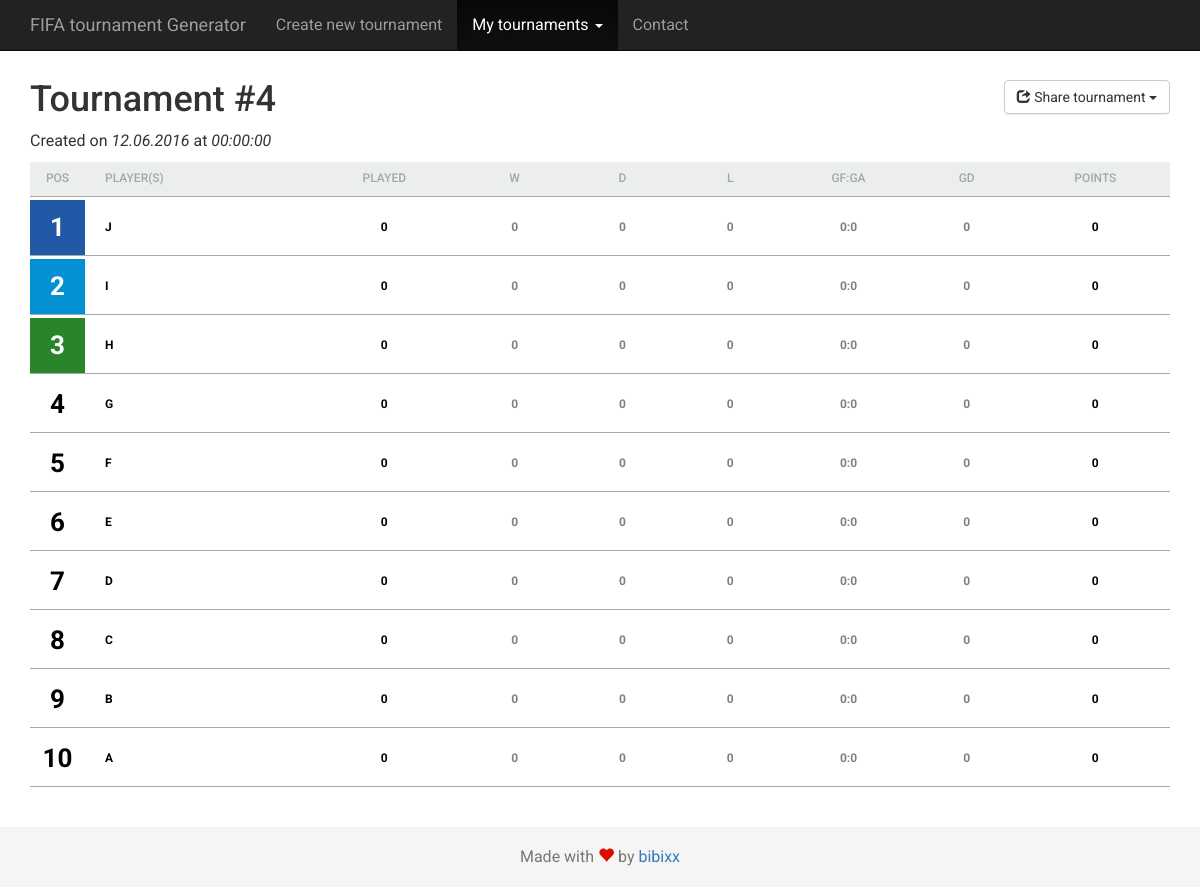
Page /tournament/table.php?id=4 on the earlier database version.
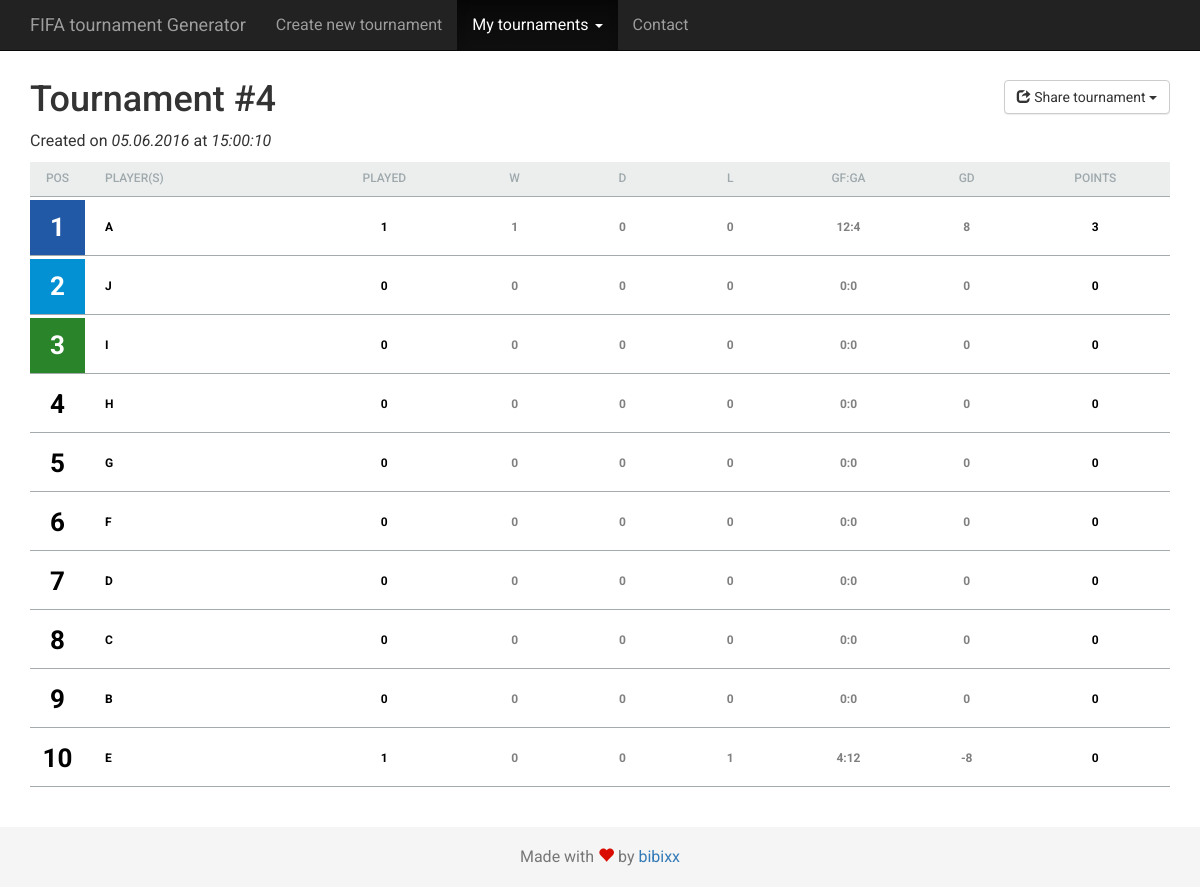
Same page on the later database version.
### tables this page shows
CREATE TABLE `tournaments` (
  `id` int(11) NOT NULL,
  `title` varchar(60) DEFAULT NULL,
  `created_at` datetime NOT NULL DEFAULT CURRENT_TIMESTAMP,
  `type` varchar(60) NOT NULL,
  `players` text NOT NULL,
  `rounds` text NOT NULL,
  `fixtures` text NOT NULL,
  `admin_token` char(6) NOT NULL
);

### tournament/table.php (the view, shortened to what this page needs)
<!DOCTYPE html>
<head>
  <link rel="stylesheet" href="https://maxcdn.bootstrapcdn.com/bootstrap/3.3.6/css/bootstrap.min.css">
  <link rel="stylesheet" href="https://maxcdn.bootstrapcdn.com/bootstrap/3.3.6/css/bootstrap-theme.min.css">
  <link rel="stylesheet" href="/FIFA-Generator/css/style.css" media="screen" charset="utf-8">
  <link rel="stylesheet" href="/FIFA-Generator/css/table.css" media="screen" charset="utf-8">
</head>
<body>
  <nav class="navbar navbar-inverse navbar-fixed-top">
    <div class="container">
      <div class="navbar-header">
        <a href="/FIFA-Generator/." class="navbar-brand">FIFA tournament Generator</a>
      </div>
        <div id="navbar" class="collapse navbar-collapse">
          <ul class="nav navbar-nav">
            <li><a href="/FIFA-Generator/">Create new tournament</a></li>
            <li class="active dropdown">
                <a href="#" data-toggle="dropdown" class="dropdown-toggle">My tournaments <span class="caret"></span></a>
            </li>
            <li><a href="#contact">Contact</a></li>
          </ul>
        </div>
      </div>
  </nav>
  <div class="container">
    <?php
      $dbc = new mysqli(HOST, LOGIN, PASSWORD, DATABASE) or die( 'błąd' );
      $dbc->query('SET NAMES utf8');
      $id = $dbc->real_escape_string($_GET["id"]);
      $query = "SELECT * FROM `tournaments` WHERE (`id`=$id)";
      $data = $dbc->query($query);
      $row = mysqli_fetch_array($data);
      $title = ($row["title"]!=null) ? $row["title"] : "Tournament #".$id;
      $date = strtotime($row["created_at"]);
      echo "<div class='row'>";
        echo "<div class='col-xs-12 col-sm-12 col-md-6 col-lg-6'>";
          echo "<h1 class='tournament-name'>$title</h1>";
          echo "<p>Created on <span class='created_at'>".strftime("%d.%m.%Y</span> at <span class='created_at'>%H:%M:%S", $date)."</span></p>";
        echo "</div>";
        echo "<div class='col-xs-12 col-sm-12 col-md-6 col-lg-6 text-right-sm'>";
          echo '<div class="btn-group">';
            echo '<button type="button" class="btn btn-default dropdown-toggle" data-toggle="dropdown" aria-haspopup="true" aria-expanded="false"><span class="glyphicon glyphicon-share" aria-hidden="true"></span> Share tournament <span class="caret"></span></button>';
          echo '</div>';
        echo "</div>";
      echo "</div>";
    ?>
    <div class="table-responsive">
      <table class="table">
        <thead>
          <tr>
            <th title="Position">Pos</th>
              <th>Player(s)</th>
              <th title="Played">Played</th>
              <th title="Won">W</th>
              <th title="Drawn">D</th>
              <th title="Lost">L</th>
              <th title="Golas For:Goals Against">GF:GA</th>
              <th title="Goals Difference">GD</th>
              <th title="Points">Points</th>
          </tr>
        </thead>
        <tbody>
        <?php
          $teams = json_decode($row["players"], true);
          for($x=0; $x<count($teams); $x++){
            $teams[$x]["wins"] = 0;
            $teams[$x]["draws"] = 0;
            $teams[$x]["losses"] = 0;
            $teams[$x]["gf"] = 0;
            $teams[$x]["ga"] = 0;
          }
          $rounds = json_decode($row["rounds"], true);
          $fixtures = json_decode($row["fixtures"], true);
          for($x=0; $x<count($rounds); $x++){
            for($y=0; $y<count($rounds[$x]); $y++){
              if( array_key_exists(0, $fixtures[$x][$y]) && array_key_exists(1, $fixtures[$x][$y]) ){
                if( $fixtures[$x][$y][0] > $fixtures[$x][$y][1] ){
                  $teams[$rounds[$x][$y][0]]["wins"] += 1;
                  $teams[$rounds[$x][$y][1]]["losses"] += 1;
                  $teams[$rounds[$x][$y][0]]["gf"] += $fixtures[$x][$y][0];
                  $teams[$rounds[$x][$y][0]]["ga"] += $fixtures[$x][$y][1];
                  $teams[$rounds[$x][$y][1]]["gf"] += $fixtures[$x][$y][1];
                  $teams[$rounds[$x][$y][1]]["ga"] += $fixtures[$x][$y][0];
                }
              }
            }
          }
          uasort($teams, function($a,$b){
            $aPts = $a["wins"]*3+$a["draws"];
            $aGD = $a["gf"]-$a["ga"];
            $bPts = $b["wins"]*3+$b["draws"];
            $bGD = $b["gf"]-$b["ga"];
            if($aPts == $bPts){
              if($aGD == $bGD){
                if($a["gf"] == $b["gf"]){
                  return 0;
                }
                if($a["gf"] > $b["gf"]){
                  return 1;
                }
                if($a["gf"] < $b["gf"]){
                  return -1;
                }
              }
              if($aGD > $bGD){
                return 1;
              }
              if($aGD < $bGD){
                return 0;
              }
            }
            if($aPts < $bPts){
                return -1;
            }
            if($aPts > $bPts){
                return 1;
            }
          });
          $teams = array_reverse( $teams );
          for($x=0; $x<count($teams); $x++ ){
            $played = $teams[$x]["wins"]+$teams[$x]["draws"]+$teams[$x]["losses"];
            $gd = $teams[$x]["gf"]-$teams[$x]["ga"];
            $pts = $teams[$x]["wins"]*3+$teams[$x]["draws"];
            $players = "";
            for($i=0; $i<count($teams[$x]["players"]); $i++ ){
              if( $i == 0 ){
                $players .= $teams[$x]["players"][$i];
              } elseif ( $i == 1 ) {
                $players .= " & ".$teams[$x]["players"][$i];
              }
            }
            $club = (isset($teams[$x]["club"]) && $teams[$x]["club"] != "")? " (".$teams[$x]["club"].")" : "";
            echo "<tr><td><span>".($x+1)."</span></td><td>".$players.$club."</td><td>".$played."</td><td>".$teams[$x]["wins"]."</td><td>".$teams[$x]["draws"]."</td><td>".$teams[$x]["losses"]."</td><td>".$teams[$x]["gf"].":".$teams[$x]["ga"]."</td><td>".$gd."</td><td>".$pts."</td></tr>";
          }
        ?>
        </tbody>
      </table>
    </div>
  </div>
  <footer class="footer">
    <div class="container">
      <p class="text-muted">Made with <span class="glyphicon glyphicon-heart"></span> by <a href="https://github.com/bibixx" target="_blank">bibixx</a></p>
    </div>
  </footer>
</body>

### css/style.css (style rules this page uses)
body { overflow-x: hidden; }
.btn-default, .btn-primary, .btn-success, .btn-info, .btn-warning, .btn-danger, .panel-default > .panel-heading, .panel-primary > .panel-heading, .panel-success > .panel-heading, .panel-info > .panel-heading, .panel-warning > .panel-heading, .panel-danger > .panel-heading { background-image: none; }
.text-right-sm { text-align: left; margin-bottom: 10px !important; }
@media screen and (min-width: 992px) { .text-right-sm { text-align: right; } }
body { padding-top: 50px; margin-top: 30px; }
.navbar-inverse { background: #222; }
body { font-family: Roboto; font-size: 16px; }
body { margin-bottom: 80px; }
.footer { position: absolute; bottom: 0; width: 100%; height: 60px; background-color: #f5f5f5; }
.footer .container { width: auto; padding: 0 15px; text-align: center; }
.footer .container .text-muted { margin: 19px 0; }
.footer .container .text-muted .glyphicon-heart { color: #DA0C00; }

### css/table.css (style rules this page uses)
body { overflow-x: hidden; }
.btn-default, .btn-primary, .btn-success, .btn-info, .btn-warning, .btn-danger, .panel-default > .panel-heading, .panel-primary > .panel-heading, .panel-success > .panel-heading, .panel-info > .panel-heading, .panel-warning > .panel-heading, .panel-danger > .panel-heading { background-image: none; }
.text-right-sm { text-align: left; margin-bottom: 10px !important; }
@media screen and (min-width: 992px) { .text-right-sm { text-align: right; } }
body { padding-top: 50px; margin-top: 30px; }
.navbar-inverse { background: #222; }
body { font-family: Roboto; font-size: 16px; }
h1.tournament-name { margin-top: 0px; }
.created_at { font-style: italic; }
table { border-spacing: 0px; border-collapse: separate; width: 100%; }
table tr td, table tr th { border: none !important; border-bottom: 1px solid #A3ABAD !important; font-size: 12px; padding: 5px; text-align: left; min-width: 42px; padding: 8px 5px; text-align: center; }
table tr td:nth-child(1), table tr th:nth-child(1) { width: 55px; }
table tr td:nth-child(2), table tr th:nth-child(2) { text-align: left; padding-left: 20px !important; }
table thead tr { background: #eceeee; color: #9fa9ac; text-transform: uppercase; }
table thead tr th { font-weight: 500; padding: 10px 5px; }
table tbody tr td { margin-top: 10px; padding: 3px 0px 0px 0px !important; height: 50px; font-size: 12px; font-weight: 700; text-transform: uppercase; vertical-align: middle !important; color: #7F7F7F; line-height: 50px !important; }
table tbody tr td:nth-child(1), table tbody tr td:nth-child(2), table tbody tr td:nth-child(3), table tbody tr td:last-child { color: black; }
table tbody tr td:first-child span { display: inline-block; width: 55px; height: 55px; line-height: 55px !important; vertical-align: middle; font-size: 26px; text-align: center; }
table tbody tr:nth-child(1) td:first-child span { background: #2159a6; color: #ffffff; }
table tbody tr:nth-child(2) td:first-child span { background: #0491d4; color: #ffffff; }
table tbody tr:nth-child(3) td:first-child span { background: #29842a; color: #ffffff; }

Differences in the rows shown:
changed tournaments "Tournament #4": created_at "12.06.2016 at 00:00:00" → "05.06.2016 at 15:00:10"
Other differences:
new list line: "1 A 1 1 0 0 12 : 4 8 3"
new list line: "10 E 1 0 0 1 4 : 12 -8 0"
list line gone: "6 E 0 0 0 0 0 : 0 0 0"
list line gone: "10 A 0 0 0 0 0 : 0 0 0"
